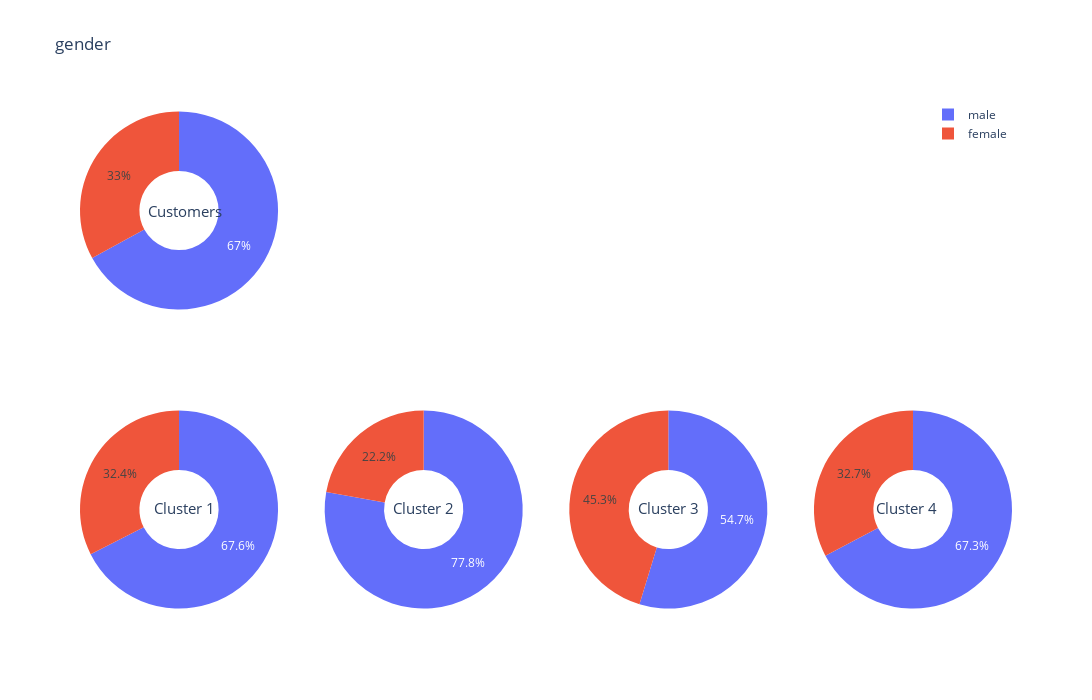
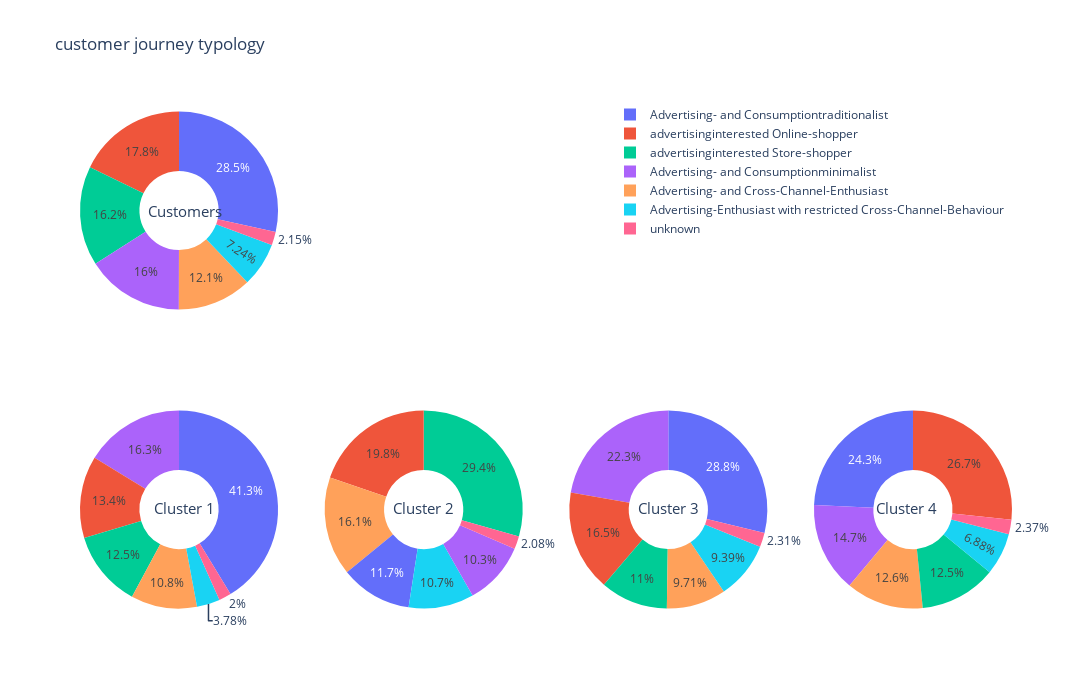

The notebook cell saved with these charts, in order:
### Markdown cell above
Next, we'll use the plotting function to view the demographics of the customer segments

### Code cell
for attribute in attrbs_to_keep[:5]:
    print('ATTRIBUTE:',attribute)
    plot_plotly_4cluster_pie(customers, attribute)

### Figure 1 — Plotly figure (JSON) as saved in the notebook; plotly's stock layout.template omitted (floating-point values rounded to 4 significant figures)
{"data": [{"domain": {"x": [0, 0.2125], "y": [0.575, 1]}, "hole": 0.4, "hoverinfo": "label+percent+name", "labels": ["male", "female"], "name": "Customers", "type": "pie", "values": [94892, 46694]}, {"domain": {"x": [0, 0.2125], "y": [0, 0.425]}, "hole": 0.4, "hoverinfo": "label+percent+name", "labels": ["male", "female"], "name": "Cluster 1", "type": "pie", "values": [34894, 16761]}, {"domain": {"x": [0.2625, 0.475], "y": [0, 0.425]}, "hole": 0.4, "hoverinfo": "label+percent+name", "labels": ["male", "female"], "name": "Cluster 2", "type": "pie", "values": [26517, 7546]}, {"domain": {"x": [0.525, 0.7375], "y": [0, 0.425]}, "hole": 0.4, "hoverinfo": "label+percent+name", "labels": ["male", "female"], "name": "Cluster 3", "type": "pie", "values": [17866, 14791]}, {"domain": {"x": [0.7875, 1], "y": [0, 0.425]}, "hole": 0.4, "hoverinfo": "label+percent+name", "labels": ["male", "female"], "name": "Cluster 4", "type": "pie", "values": [15615, 7596]}], "layout": {"annotations": [{"font": {"size": 15}, "showarrow": false, "text": "Customers", "x": 0.071, "y": 0.81}, {"font": {"size": 15}, "showarrow": false, "text": "Cluster 1", "x": 0.077, "y": 0.193}, {"font": {"size": 15}, "showarrow": false, "text": "Cluster 2", "x": 0.369, "y": 0.193}, {"font": {"size": 15}, "showarrow": false, "text": "Cluster 3", "x": 0.631, "y": 0.193}, {"font": {"size": 15}, "showarrow": false, "text": "Cluster 4", "x": 0.922, "y": 0.193}], "height": 700, "legend": {"x": 1, "xanchor": "right", "y": 1, "yanchor": "top"}, "title": {"text": "gender"}, "width": 1400}}

### Figure 2 — Plotly figure (JSON) as saved in the notebook; plotly's stock layout.template omitted (floating-point values rounded to 4 significant figures)
{"data": [{"domain": {"x": [0, 0.2125], "y": [0.575, 1]}, "hole": 0.4, "hoverinfo": "label+percent+name", "labels": ["Advertising- and Consumptiontraditionalist", "advertisinginterested Online-shopper", "advertisinginterested Store-shopper", "Advertising- and Consumptionminimalist", "Advertising- and Cross-Channel-Enthusiast", "Advertising-Enthusiast with restricted Cross-Channel-Behaviour ", "unknown"], "name": "Customers", "type": "pie", "values": [40357, 25202, 22968, 22587, 17180, 10246, 3046]}, {"domain": {"x": [0, 0.2125], "y": [0, 0.425]}, "hole": 0.4, "hoverinfo": "label+percent+name", "labels": ["Advertising- and Consumptiontraditionalist", "Advertising- and Consumptionminimalist", "advertisinginterested Online-shopper", "advertisinginterested Store-shopper", "Advertising- and Cross-Channel-Enthusiast", "Advertising-Enthusiast with restricted Cross-Channel-Behaviour ", "unknown"], "name": "Cluster 1", "type": "pie", "values": [21335, 8405, 6909, 6446, 5574, 1953, 1033]}, {"domain": {"x": [0.2625, 0.475], "y": [0, 0.425]}, "hole": 0.4, "hoverinfo": "label+percent+name", "labels": ["advertisinginterested Store-shopper", "advertisinginterested Online-shopper", "Advertising- and Cross-Channel-Enthusiast", "Advertising- and Consumptiontraditionalist", "Advertising-Enthusiast with restricted Cross-Channel-Behaviour ", "Advertising- and Consumptionminimalist", "unknown"], "name": "Cluster 2", "type": "pie", "values": [10016, 6730, 5498, 3974, 3630, 3507, 708]}, {"domain": {"x": [0.525, 0.7375], "y": [0, 0.425]}, "hole": 0.4, "hoverinfo": "label+percent+name", "labels": ["Advertising- and Consumptiontraditionalist", "Advertising- and Consumptionminimalist", "advertisinginterested Online-shopper", "advertisinginterested Store-shopper", "Advertising- and Cross-Channel-Enthusiast", "Advertising-Enthusiast with restricted Cross-Channel-Behaviour ", "unknown"], "name": "Cluster 3", "type": "pie", "values": [9414, 7273, 5376, 3602, 3172, 3065, 755]}, {"domain": {"x": [0.7875, 1], "y": [0, 0.425]}, "hole": 0.4, "hoverinfo": "label+percent+name", "labels": ["advertisinginterested Online-shopper", "Advertising- and Consumptiontraditionalist", "Advertising- and Consumptionminimalist", "Advertising- and Cross-Channel-Enthusiast", "advertisinginterested Store-shopper", "Advertising-Enthusiast with restricted Cross-Channel-Behaviour ", "unknown"], "name": "Cluster 4", "type": "pie", "values": [6187, 5634, 3402, 2936, 2904, 1598, 550]}], "layout": {"annotations": [{"font": {"size": 15}, "showarrow": false, "text": "Customers", "x": 0.071, "y": 0.81}, {"font": {"size": 15}, "showarrow": false, "text": "Cluster 1", "x": 0.077, "y": 0.193}, {"font": {"size": 15}, "showarrow": false, "text": "Cluster 2", "x": 0.369, "y": 0.193}, {"font": {"size": 15}, "showarrow": false, "text": "Cluster 3", "x": 0.631, "y": 0.193}, {"font": {"size": 15}, "showarrow": false, "text": "Cluster 4", "x": 0.922, "y": 0.193}], "height": 700, "legend": {"x": 1, "xanchor": "right", "y": 1, "yanchor": "top"}, "title": {"text": "customer journey typology"}, "width": 1400}}
